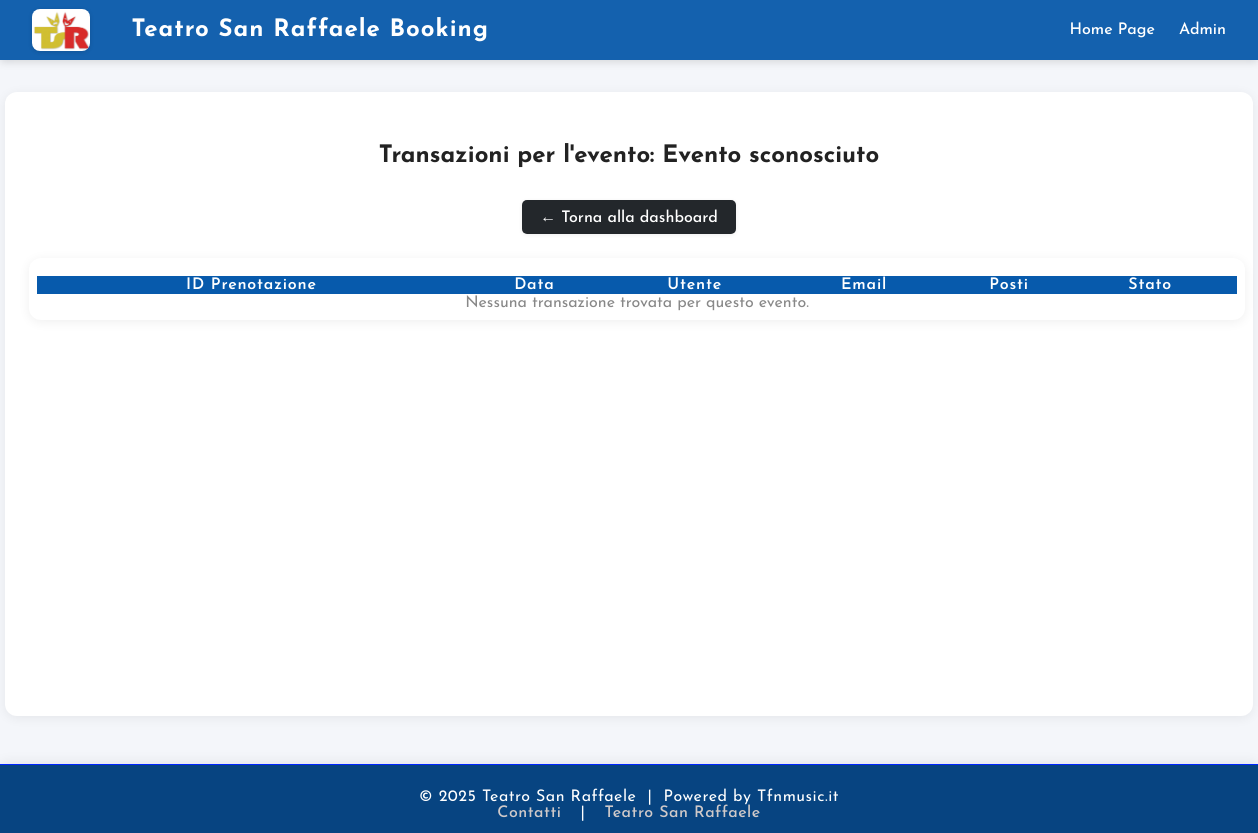
The page /event/1/transactions (signed in) on the database as committed earlier.
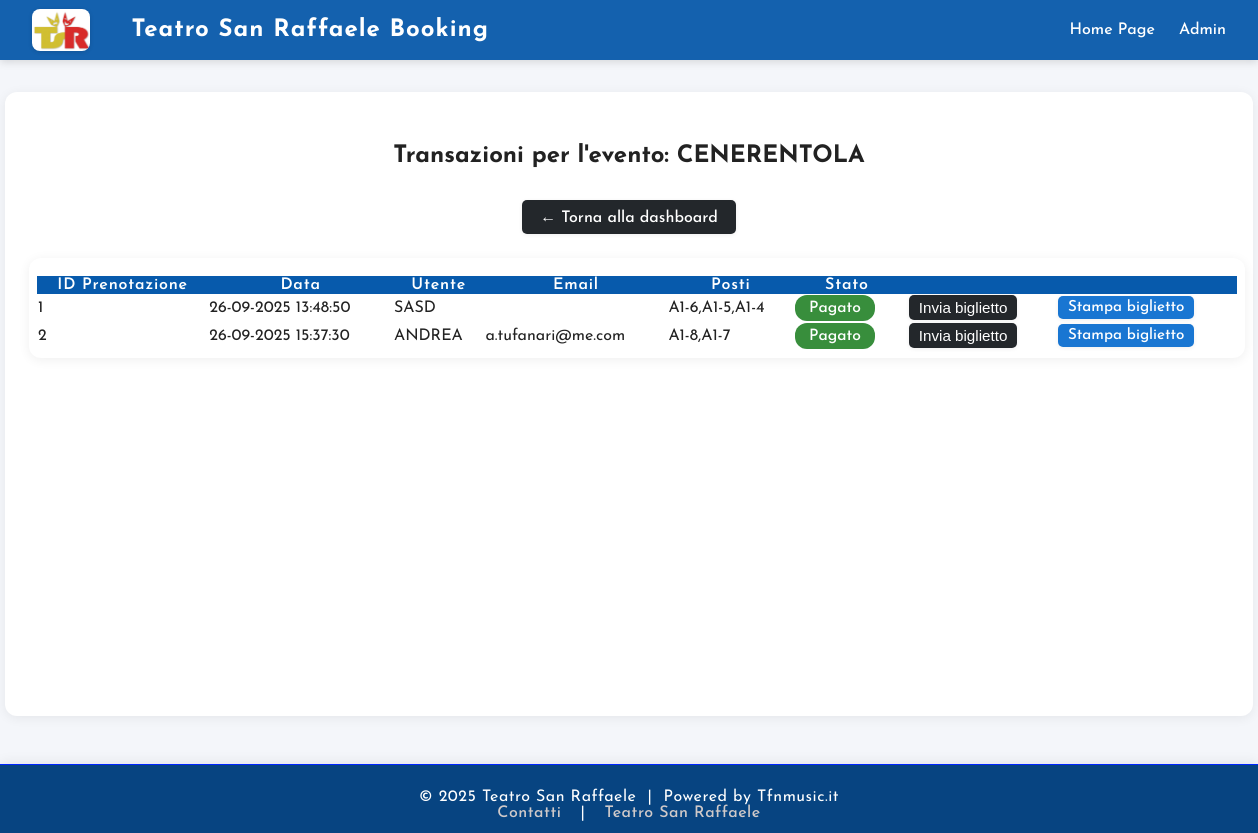
The same page on the database as committed later.
### tables this page shows
CREATE TABLE events (
    id INTEGER PRIMARY KEY AUTOINCREMENT,
    title TEXT NOT NULL,
    date TEXT NOT NULL,
    time TEXT NOT NULL,
    price REAL NOT NULL,
    poster_url TEXT         
);

CREATE TABLE bookings (
    id INTEGER PRIMARY KEY AUTOINCREMENT,
    event_id INTEGER NOT NULL,
    name TEXT NOT NULL,
    email TEXT NOT NULL,
    seats TEXT NOT NULL,          -- posti separati da , 
    status REAL DEFAULT 0 , -- 0=libero, 1=pending ,2 = acquistato , 3 = validato
    created_at TEXT NOT NULL,
    FOREIGN KEY(event_id) REFERENCES events(id)
);

### app.py (the view)
@app.route('/event/<int:event_id>/transactions')
@login_required
def event_transactions(event_id):
    event = get_event_by_id(event_id)
    transactions = get_bookings_by_event(event_id)
    return render_template(
        'event_transactions.html',
        event_title=event['title'] if event else 'Evento sconosciuto',
        transactions=transactions
    )

### app.py (called while the page is built)
@app.context_processor
def inject_now():
    return {'now': datetime.now}

### auth.py (called while the page is built)
def login_required(f):
    @wraps(f)
    def decorated_function(*args, **kwargs):
        if session.get('logged_in') != True:
            return redirect(url_for('admin'))
        return f(*args, **kwargs)
    return decorated_function

### database.py (called while the page is built)
def get_db():
    conn = sqlite3.connect(DB_PATH)
    conn.row_factory = sqlite3.Row
    return conn

def get_event_by_id(event_id):
    conn = get_db()
    event = conn.execute('SELECT * FROM events WHERE id=?', (event_id,)).fetchone()
    conn.close()
    return event

def get_bookings_by_event(event_id, statuses=None):
    conn = get_db()
    if statuses:
        placeholders = ','.join(['?'] * len(statuses))
        bookings = conn.execute(
            f'SELECT seats FROM bookings WHERE event_id=? AND status IN ({placeholders})',
            (event_id, *statuses)
        ).fetchall()
    else:
        bookings = conn.execute(
            'SELECT * FROM bookings WHERE event_id=? ORDER BY created_at DESC',
            (event_id,)
        ).fetchall()
    conn.close()
    return bookings

### templates/event_transactions.html (shortened to what this page needs)
{% extends 'base.html' %}
{% block content %}
<h2 style="text-align:center; margin-bottom: 32px;">Transazioni per l'evento: {{ event_title }}</h2>
<p style="text-align:center; margin-bottom: 24px;">
    <a href="{{ url_for('dashboard') }}" class="btn-back">&larr; Torna alla dashboard</a>
</p>
<div class="transactions-table-wrapper">
    <table class="transactions-table">
        <thead>
            <tr>
                <th>ID Prenotazione</th>
                <th>Data</th>
                <th>Utente</th>
                <th>Email</th>
                <th>Posti</th>
                <th>Stato</th>
                <th></th>
                <th></th>
            </tr>
        </thead>
        <tbody>
            {% for t in transactions |sort(attribute='id') %}
            <tr>
                <td>{{ t.id }}</td>
                <td>{{ t.created_at }}</td>
                <td>{{ t.name }}</td>
                <td>{{ t.email }}</td>
                <td>{{ t.seats }}</td>
                <td>
                    {% if t.status == 1 %}
                    <span class="badge badge-pending">In attesa</span>
                    {% elif t.status == 2 %}
                    <span class="badge badge-paid">Pagato</span>
                    {% elif t.status == 3 %}
                    <span class="badge badge-validated">Validato</span>
                    {% else %}
                    <span class="badge badge-unknown">Sconosciuto</span>
                    {% endif %}
                </td>
                <td>
                    {% if t.status in [2,3] %}
                    <form method="post" action="{{ url_for('resend_ticket', booking_id=t.id) }}"
                        style="display:inline;">
                        <button type="submit" class="btn-back"
                            style="margin-left:8px; font-size:0.95em; padding:4px 10px;">Invia biglietto</button>
                    </form>
                </td>
                <td>
                    <a href="{{ url_for('print_ticket', booking_id=t.id) }}" target="_blank" class="btn-back"
                        style="margin-left:4px; font-size:0.95em; padding:4px 10px; background:#1976d2;">Stampa
                        biglietto</a>
                    {% endif %}
                </td>
            </tr>
            {% else %}
            <tr>
                <td colspan="8" style="text-align:center; color:#888;">Nessuna transazione trovata per questo evento.
                </td>
            </tr>
            {% endfor %}
        </tbody>
    </table>
</div>
{% endblock %}

### templates/base.html (shortened to what this page needs)
<!DOCTYPE html>
<html lang="it">
<head>
  <link rel="stylesheet" href="{{ url_for('static', filename='style.css') }}">
</head>
<body>
  <div class="navbar">
    <img src="{{ url_for('static', filename='img/logo.png') }}" alt="Logo" class="navbar-logo">
    <div class="navbar-title">Teatro San Raffaele Booking</div>
    <div class="navbar-links">
      <a href="{{ url_for('index') }}">Home Page</a>
      <a href="{{ url_for('dashboard') }}">Admin</a>
    </div>
  </div>
  <div class="main-content">
    {% block content %}{% endblock %}
  </div>
  <div class="footer">
    <div class="footer-content">
      &copy; {{ now().year }} Teatro San Raffaele &nbsp;|&nbsp; Powered by <span style="color:#ffffff;">
        Tfnmusic.it</span>
      <br>
      <span class="footer-links">
        <a href="mailto:ilcilindroteatro@yahoo.it">Contatti</a> &nbsp;|&nbsp;
        <a href="https://teatrosanraffaele.it" target="_blank">Teatro San Raffaele</a>
      </span>
    </div>
  </div>
</body>
</html>

### static/style.css (style rules this page uses)
body { margin: 0; font-family: "Josefin Sans", sans-serif; font-optical-sizing: auto; font-weight: 400; font-style: normal; background: #f4f6fa; color: #222; min-height: 100vh; }
.navbar { background: #1461ae; color: #fff; padding: 0 32px; height: 60px; display: flex; align-items: center; justify-content: flex-start; gap: 24px; box-shadow: 0 2px 8px #0002; }
.navbar-title { font-size: 1.5em; font-weight: 700; letter-spacing: 1px; }
.navbar-links { margin-left: auto; display: flex; align-items: center; }
.navbar-links a { color: #fff; text-decoration: none; margin-left: 24px; font-weight: 500; transition: color 0.2s; }
.navbar-logo { height: 42px; margin-right: 18px; border-radius: 8px; box-shadow: 0 1px 4px #0002; background: #fff; }
.main-content { width: 100%; max-width: 1200px; margin: 32px auto 0 auto; background: #fff; border-radius: 12px; box-shadow: 0 2px 12px #0001; padding: 32px 24px; min-height: 70vh; }
.footer { margin-top: 48px; padding: 24px 0 12px 0; background: #074481; color: #fff; font-size: 1em; text-align: center; letter-spacing: 0.5px; border-top: 1px solid #0026ff; box-shadow: 0 -2px 12px #0001; }
.footer-content { max-width: 900px; margin: 0 auto; }
.footer-links a { color: #cfc9c9; text-decoration: none; margin: 0 8px; font-weight: 500; transition: color 0.2s; }
.dashboard-table-wrapper, .transactions-table-wrapper { width: 100%; max-width: 1200px; margin: 0 auto; background: #fff; border-radius: 12px; box-shadow: 0 2px 12px #0001; padding: 18px 8px 8px 8px; }
.dashboard-table, .transactions-table { width: 100%; border-collapse: collapse; font-size: 1em; min-width: 400px; table-layout: auto; }
.transactions-table th { background: #075aac !important; color: #fff !important; font-weight: 600; letter-spacing: 0.8px; z-index: 2; }
.badge { display: inline-block; padding: 5px 14px; border-radius: 12px; font-size: 0.98em; font-weight: 500; color: #fff; }
.badge-paid { background: #388e3c; }
.btn-back { background: #23272b; color: #fff; border: none; border-radius: 5px; padding: 8px 18px; font-size: 1em; font-weight: 500; text-decoration: none; transition: background 0.2s; box-shadow: 0 1px 4px #0001; cursor: pointer; display: inline-block; }

Rows that differ between the two databases and show on the page:
added events: title "CENERENTOLA"
added bookings: id "1", created_at "26-09-2025 13:48:50", name "SASD", seats "A1-6,A1-5,A1-4", status "Pagato"
added bookings: id "2", created_at "26-09-2025 15:37:30", name "ANDREA", email "a.tufanari@me.com", seats "A1-8,A1-7", status "Pagato"
Other text that changed with them:
{{ event_title }}: "Evento sconosciuto" → (not shown)
text no longer shown: "Nessuna transazione trovata per questo evento."
